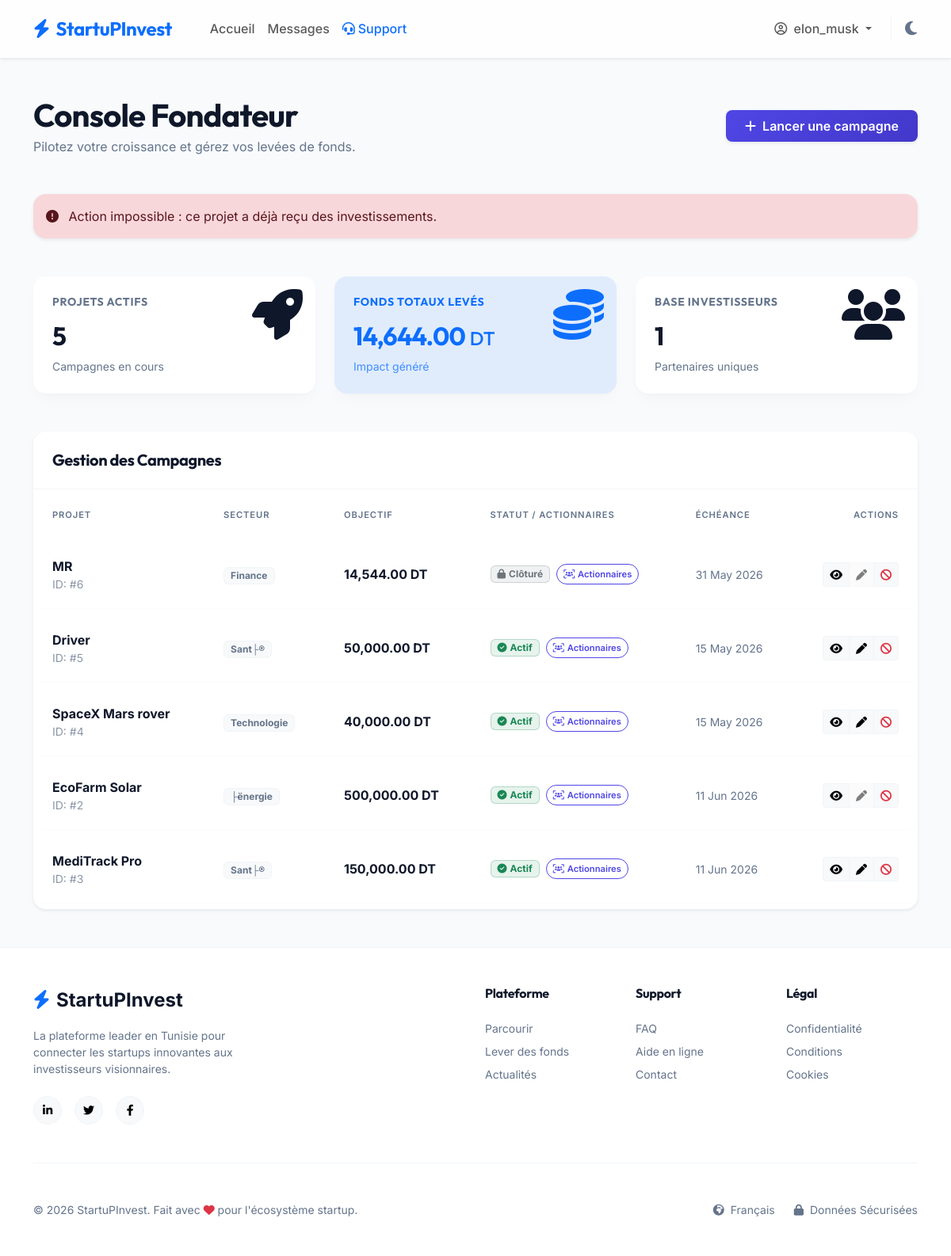
Screenshot of /public/startuper/dashboard?error=restricted (signed in) with the database file from the repository.
### tables this page shows
CREATE TABLE `projects` (
  `id` int NOT NULL AUTO_INCREMENT,
  `startuper_id` int NOT NULL,
  `titre` varchar(255) NOT NULL,
  `description` text NOT NULL,
  `secteur` varchar(100) NOT NULL,
  `nb_actions` int NOT NULL,
  `prix_unitaire` decimal(10,2) NOT NULL,
  `date_limite` date NOT NULL,
  `business_plan_path` varchar(255) DEFAULT NULL,
  `image_path` varchar(255) DEFAULT NULL,
  `statut` enum('en_attente','actif','suspendu','cloture','abandonne','rejete') DEFAULT 'en_attente',
  `created_at` timestamp NULL DEFAULT CURRENT_TIMESTAMP,
  PRIMARY KEY (`id`),
  KEY `startuper_id` (`startuper_id`),
  CONSTRAINT `projects_ibfk_1` FOREIGN KEY (`startuper_id`) REFERENCES `users` (`id`) ON DELETE CASCADE
);

### app/Controllers/StartuperController.php (called while the page is built, shortened)
<?php
class StartuperController {
    public function dashboard() {
        $projectModel = new Project();
        $investmentModel = new \App\Models\Investment();
        $projects = $projectModel->getProjectsByStartuper($_SESSION['user_id']);
        $totalProjects = count($projects);
        $totalRaised = 0;
        $uniqueInvestors = [];
        foreach($projects as $p) {
            $sold = $investmentModel->getSoldActionsByProject($p['id']);
            $totalRaised += ($sold * $p['prix_unitaire']);
            $investors = $investmentModel->getInvestorsByProject($p['id']);
            foreach($investors as $inv) {
                $uniqueInvestors[$inv['investor_id']] = true;
            }
        }
        $totalInvestors = count($uniqueInvestors);
        require __DIR__ . '/../Views/startuper/dashboard.php';
    }
}

### config/Database.php (called while the page is built, shortened)
<?php
class Database {
    private static $instance = null;
    private $connection;
    private function __construct() {
        $this->host = getenv('DB_HOST') ?: 'db';
        $this->db_name = getenv('DB_NAME') ?: 'startupinvest';
        $this->username = getenv('DB_USER') ?: 'root';
        $this->password = getenv('DB_PASS') ?: 'root';
        try {
            $this->connection = new PDO("mysql:host=" . $this->host . ";dbname=" . $this->db_name . ";charset=utf8mb4", $this->username, $this->password);
            $this->connection->setAttribute(PDO::ATTR_ERRMODE, PDO::ERRMODE_EXCEPTION);
            $this->connection->setAttribute(PDO::ATTR_DEFAULT_FETCH_MODE, PDO::FETCH_ASSOC);
        } catch(PDOException $exception) {
            echo "Connection error: " . $exception->getMessage();
        }
    }
    public static function getInstance() {
        if(!self::$instance) {
            self::$instance = new Database();
        }
        return self::$instance;
    }
    public function getConnection() {
        return $this->connection;
    }
}
?>

### app/Models/Project.php (called while the page is built, shortened)
<?php
class Project {
    private $conn;
    private $table_name = "projects";
    public function __construct() {
        $this->conn = Database::getInstance()->getConnection();
    }
    public function getProjectsByStartuper($startuper_id) {
        $query = "SELECT p.*, COALESCE(SUM(i.nb_actions), 0) as sold_actions
                  FROM " . $this->table_name . " p
                  LEFT JOIN investments i ON p.id = i.project_id
                  WHERE p.startuper_id = :startuper_id
                  GROUP BY p.id
                  ORDER BY p.created_at DESC";
        $stmt = $this->conn->prepare($query);
        $stmt->bindParam(":startuper_id", $startuper_id);
        $stmt->execute();
        return $stmt->fetchAll(PDO::FETCH_ASSOC);
    }
}

### app/Models/Investment.php (called while the page is built, shortened)
<?php
class Investment {
    private $conn;
    private $table_name = "investments";
    public function __construct() {
        $this->conn = Database::getInstance()->getConnection();
    }
    public function getSoldActionsByProject($project_id) {
        $query = "SELECT SUM(nb_actions) as sold FROM " . $this->table_name . " WHERE project_id = :project_id";
        $stmt = $this->conn->prepare($query);
        $stmt->bindParam(":project_id", $project_id);
        $stmt->execute();
        $result = $stmt->fetch(PDO::FETCH_ASSOC);
        return $result['sold'] ? (int)$result['sold'] : 0;
    }
}

### app/Views/startuper/dashboard.php (the view, shortened to what this page needs)
<?php require_once __DIR__ . '/../layouts/header.php'; ?>
<?php require_once __DIR__ . '/../layouts/navbar.php'; ?>
<main class="container mt-5 flex-grow-1 pb-5">
    <div class="d-flex flex-column flex-md-row justify-content-between align-items-md-center mb-5 gap-3">
        <div>
            <h2 class="fw-bold mb-1 h1">Console Fondateur</h2>
            <p class="text-muted-custom mb-0">Pilotez votre croissance et gérez vos levées de fonds.</p>
        </div>
        <a href="<?= URLROOT ?>/startuper/create" class="btn btn-primary px-4 py-2 shadow-sm rounded-3">
            <i class="fa-solid fa-plus me-2"></i>Lancer une campagne
        </a>
    </div>
    <?php if(isset($_GET['success'])): ?>
        <div class="alert alert-success border-0 shadow-sm rounded-4 mb-5 p-3" role="alert">
            <i class="fa-solid fa-circle-check me-2"></i>
            <?php
                if($_GET['success'] == 'updated') echo "Projet mis à jour avec succès !";
                if($_GET['success'] == 'abandoned') echo "Le projet a été abandonné.";
            ?>
        </div>
    <?php elseif(isset($_GET['error'])): ?>
        <div class="alert alert-danger border-0 shadow-sm rounded-4 mb-5 p-3" role="alert">
            <i class="fa-solid fa-circle-exclamation me-2"></i>
            <?php
                if($_GET['error'] == 'restricted') echo "Action impossible : ce projet a déjà reçu des investissements.";
                else echo "Une erreur est survenue.";
            ?>
        </div>
    <?php endif; ?>
    <div class="row g-4 mb-5">
        <div class="col-md-4">
            <div class="saas-card border-0 p-4 position-relative overflow-hidden">
                <div class="position-absolute top-0 end-0 p-3 opacity-10">
                    <i class="fa-solid fa-rocket fa-4x"></i>
                </div>
                <h6 class="text-muted-custom text-uppercase small fw-bold mb-3" style="letter-spacing: 0.05em;">Projets Actifs</h6>
                <h2 class="fw-bold mb-0 text-main"><?= $totalProjects ?></h2>
                <p class="small text-muted-custom mt-2 mb-0">Campagnes en cours</p>
            </div>
        </div>
        <div class="col-md-4">
            <div class="saas-card border-0 p-4 position-relative overflow-hidden bg-primary bg-opacity-10 border-primary border-opacity-10">
                <div class="position-absolute top-0 end-0 p-3 opacity-10">
                    <i class="fa-solid fa-coins fa-4x text-primary"></i>
                </div>
                <h6 class="text-primary text-uppercase small fw-bold mb-3" style="letter-spacing: 0.05em;">Fonds Totaux Levés</h6>
                <h2 class="fw-bold mb-0 text-primary"><?= number_format($totalRaised, 2) ?> <span class="fs-4 fw-medium">DT</span></h2>
                <p class="small text-primary mt-2 mb-0 opacity-75">Impact généré</p>
            </div>
        </div>
        <div class="col-md-4">
            <div class="saas-card border-0 p-4 position-relative overflow-hidden">
                <div class="position-absolute top-0 end-0 p-3 opacity-10">
                    <i class="fa-solid fa-users fa-4x"></i>
                </div>
                <h6 class="text-muted-custom text-uppercase small fw-bold mb-3" style="letter-spacing: 0.05em;">Base Investisseurs</h6>
                <h2 class="fw-bold mb-0 text-main"><?= $totalInvestors ?></h2>
                <p class="small text-muted-custom mt-2 mb-0">Partenaires uniques</p>
            </div>
        </div>
    </div>
    <div class="saas-card border-0 overflow-hidden shadow-sm">
        <div class="px-4 py-4 border-bottom border-custom d-flex justify-content-between align-items-center bg-surface">
            <h5 class="fw-bold mb-0 text-main">Gestion des Campagnes</h5>
        </div>
        <div class="p-0">
            <?php if(empty($projects)): ?>
                <div class="text-center py-5">
                    <i class="fa-solid fa-folder-open fa-3x text-muted-custom opacity-25 mb-3"></i>
                    <p class="text-muted-custom">Vous n'avez pas encore publié de projets.</p>
                </div>
            <?php else: ?>
                <div class="table-responsive">
                    <table class="table table-saas table-borderless align-middle w-100 mb-0">
                        <thead>
                            <tr>
                                <th class="ps-4">PROJET</th>
                                <th>SECTEUR</th>
                                <th>OBJECTIF</th>
                                <th>STATUT / ACTIONNAIRES</th>
                                <th>ÉCHÉANCE</th>
                                <th class="text-end pe-4">ACTIONS</th>
                            </tr>
                        </thead>
                        <tbody>
                            <?php foreach($projects as $p): ?>
                            <tr class="hover-elevate">
                                <td class="ps-4">
                                    <div class="fw-bold text-main"><?= htmlspecialchars($p['titre']) ?></div>
                                    <div class="small text-muted-custom opacity-75">ID: #<?= $p['id'] ?></div>
                                </td>
                                <td><span class="badge bg-light text-muted-custom border border-custom px-2 py-1"><?= htmlspecialchars($p['secteur']) ?></span></td>
                                <td class="fw-bold text-main"><?= number_format($p['nb_actions'] * $p['prix_unitaire'], 2) ?> DT</td>
                                <td>
                                    <div class="d-flex align-items-center gap-2">
                                        <?php if($p['statut'] === 'en_attente'): ?>
                                            <span class="badge bg-warning bg-opacity-10 text-warning px-2 py-1 border border-warning border-opacity-25"><i class="fa-solid fa-clock me-1"></i>En attente</span>
                                        <?php elseif($p['statut'] === 'actif'): ?>
                                            <span class="badge bg-success bg-opacity-10 text-success px-2 py-1 border border-success border-opacity-25"><i class="fa-solid fa-check-circle me-1"></i>Actif</span>
                                        <?php elseif($p['statut'] === 'cloture'): ?>
                                            <span class="badge bg-secondary bg-opacity-10 text-secondary px-2 py-1 border border-secondary border-opacity-25"><i class="fa-solid fa-lock me-1"></i>Clôturé</span>
                                        <?php elseif($p['statut'] === 'abandonne'): ?>
                                            <span class="badge bg-dark bg-opacity-10 text-muted px-2 py-1 border border-secondary border-opacity-25"><i class="fa-solid fa-circle-xmark me-1"></i>Abandonné</span>
                                        <?php endif; ?>
                                        <?php if($p['statut'] !== 'en_attente'): ?>
                                            <a href="<?= URLROOT ?>/startuper/investors?project_id=<?= $p['id'] ?>" class="btn btn-sm btn-outline-primary py-1 px-2 rounded-pill small" style="font-size: 0.7rem;">
                                                <i class="fa-solid fa-users-viewfinder me-1"></i>Actionnaires
                                            </a>
                                        <?php endif; ?>
                                    </div>
                                </td>
                                <td class="small text-muted-custom"><?= date('d M Y', strtotime($p['date_limite'])) ?></td>
                                <td class="text-end pe-4">
                                    <div class="btn-group">
                                        <a href="<?= URLROOT ?>/startuper/show?id=<?= $p['id'] ?>" class="btn btn-sm btn-light border-custom" title="Aperçu"><i class="fa-solid fa-eye"></i></a>
                                        <?php if($p['sold_actions'] == 0): ?>
                                            <a href="<?= URLROOT ?>/startuper/edit?id=<?= $p['id'] ?>" class="btn btn-sm btn-light border-custom" title="Modifier"><i class="fa-solid fa-pen"></i></a>
                                        <?php else: ?>
                                            <button class="btn btn-sm btn-light border-custom opacity-50" title="Modification impossible (actions vendues)" disabled><i class="fa-solid fa-pen"></i></button>
                                        <?php endif; ?>
                                        <button onclick="confirmAbandon(<?= $p['id'] ?>)" class="btn btn-sm btn-light border-custom text-danger" title="Abandonner"><i class="fa-solid fa-ban"></i></button>
                                    </div>
                                </td>
                            </tr>
                            <?php endforeach; ?>
                        </tbody>
                    </table>
                </div>
            <?php endif; ?>
        </div>
    </div>
</main>
<?php require_once __DIR__ . '/../layouts/footer.php'; ?>

### public/assets/css/index.css (style rules this page uses)
:root { --primary: #4f46e5; --primary-glow: rgba(79, 70, 229, 0.15); --primary-hover: #4338ca; --success: #10b981; --success-hover: #059669; --bg-color: #f8fafc; --surface-color: #ffffff; --text-main: #0f172a; --text-muted: #64748b; --border-color: #f1f5f9; --card-shadow: 0 1px 3px rgba(0,0,0,0.02), 0 10px 20px -5px rgba(0,0,0,0.03); --card-shadow-hover: 0 20px 25px -5px rgba(0, 0, 0, 0.05), 0 10px 10px -5px rgba(0, 0, 0, 0.02); --glass-bg: rgba(255, 255, 255, 0.8); --glass-border: rgba(255, 255, 255, 0.1); }
body { background-color: var(--bg-color); color: var(--text-main); transition: background-color 0.4s cubic-bezier(0.4, 0, 0.2, 1), color 0.4s ease; font-family: 'Inter', sans-serif; min-height: 100vh; display: flex; flex-direction: column; overflow-x: hidden; }
h1, h2, h3, h4, h5, h6, .navbar-brand { font-family: 'Outfit', sans-serif; font-weight: 700; letter-spacing: -0.02em; }
main { animation: fadeUp 0.6s cubic-bezier(0.2, 0.8, 0.2, 1); }
.bg-surface { background-color: var(--surface-color) !important; }
.text-main { color: var(--text-main) !important; }
.text-muted-custom { color: var(--text-muted) !important; }
.border-custom { border-color: var(--border-color) !important; }
.btn-primary { background: linear-gradient(135deg, var(--primary) 0%, var(--primary-hover) 100%); border: none; border-radius: 10px; padding: 0.6rem 1.5rem; font-weight: 600; box-shadow: 0 4px 12px var(--primary-glow); transition: all 0.3s cubic-bezier(0.4, 0, 0.2, 1); }
.btn-outline-primary { color: var(--primary); border: 1.5px solid var(--primary); border-radius: 10px; font-weight: 600; transition: all 0.3s ease; }
.saas-card { background-color: var(--surface-color); border: 1px solid var(--border-color); border-radius: 16px; box-shadow: var(--card-shadow); transition: all 0.4s cubic-bezier(0.2, 0.8, 0.2, 1); }
.table-saas { border-collapse: separate; border-spacing: 0 8px; }
.table-saas thead th { background: transparent; border: none; color: var(--text-muted); font-weight: 600; text-transform: uppercase; font-size: 0.7rem; letter-spacing: 0.08em; padding: 1rem 1.5rem; }
.table-saas tbody tr { background-color: var(--surface-color); box-shadow: 0 1px 3px rgba(0,0,0,0.02); border-radius: 12px; transition: transform 0.2s ease, box-shadow 0.2s ease; }
.table-saas tbody tr td { border: none; padding: 1.25rem 1.5rem; }
.table-saas tbody tr td:first-child { border-radius: 12px 0 0 12px; }
.table-saas tbody tr td:last-child { border-radius: 0 12px 12px 0; }

### rows the page displays
projects: titre "MR", id "6", secteur "Finance", $p['nb_actions'] * $p['prix_unitaire'] "14,544.00", statut "cloture" (drawn), date_limite "31 May 2026"
projects: titre "Driver", id "5", secteur "Sant├®", $p['nb_actions'] * $p['prix_unitaire'] "50,000.00", statut "actif" (drawn), date_limite "15 May 2026"
projects: titre "SpaceX Mars rover", id "4", secteur "Technologie", $p['nb_actions'] * $p['prix_unitaire'] "40,000.00", statut "actif" (drawn), date_limite "15 May 2026"
projects: titre "EcoFarm Solar", id "2", secteur "├ënergie", $p['nb_actions'] * $p['prix_unitaire'] "500,000.00", statut "actif" (drawn), date_limite "11 Jun 2026"
projects: titre "MediTrack Pro", id "3", secteur "Sant├®", $p['nb_actions'] * $p['prix_unitaire'] "150,000.00", statut "actif" (drawn), date_limite "11 Jun 2026"

### other values shown
$_SESSION['pseudo'] "elon_musk"
$totalProjects "5"
$totalRaised "14,644.00"
$totalInvestors "1"
